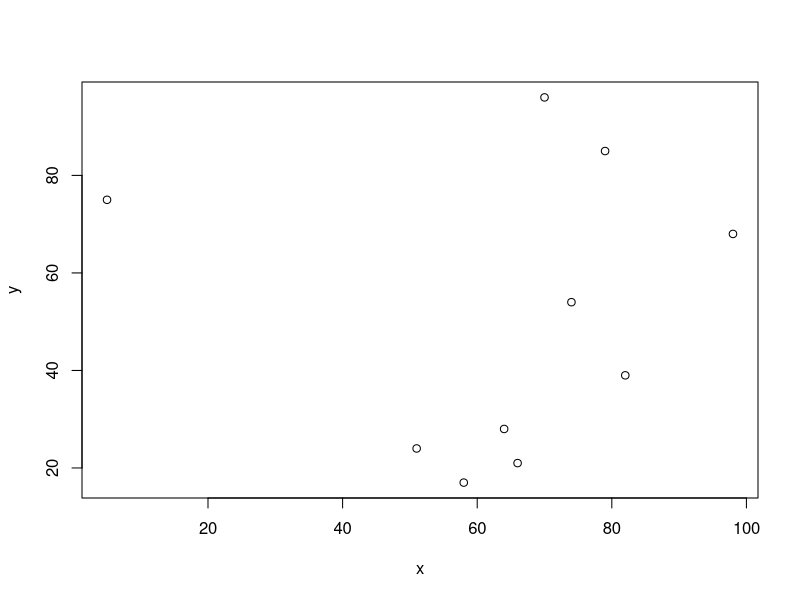

The R script that drew this image:
## ---- chunk 1
x <- sample(1:100, 10)
y <- sample(1:100, 10)

## ---- chunk 2
df <- data.frame(x, y)
## ---- chunk 3
df
plot(df)
View(df)
